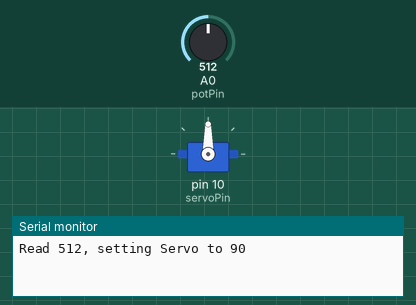
This sketch was run on a simulated Arduino Uno, built with avr-gcc and run on an emulated ATmega328P. Parts: servo, the last lines printed to the serial monitor. The inputs (shaded band) are chosen by the test bench; at power-on: A0 (potPin) = 512.

Above: at 1.2 s.
1.3 s: A0 (potPin) set to 716
At 2.5 s:
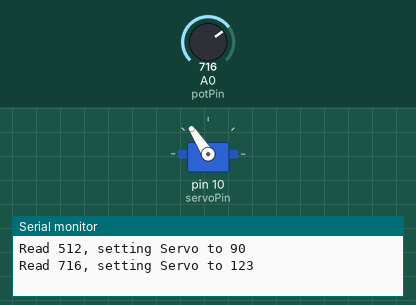
2.8 s: A0 (potPin) set to 900
At 3.7 s:
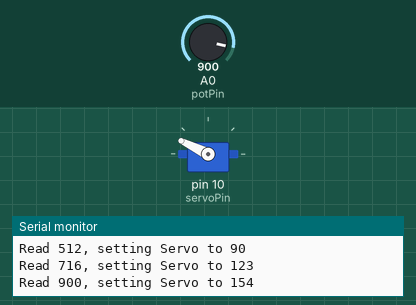
4.3 s: A0 (potPin) set to 1010
At 4.8 s:
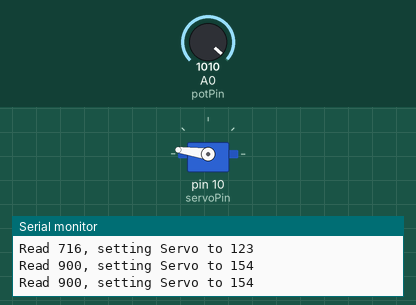
5.8 s: A0 (potPin) set to 306
At 7.0 s:
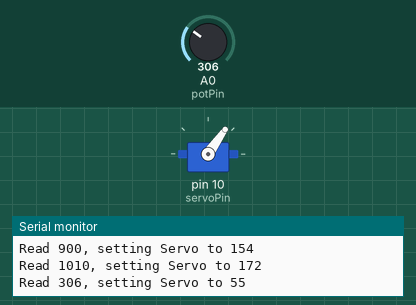
7.3 s: A0 (potPin) set to 122
At 8.3 s:
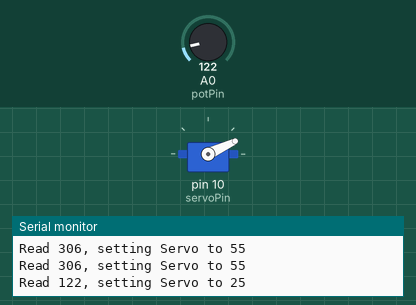
8.8 s: A0 (potPin) set to 0
At 9.4 s:
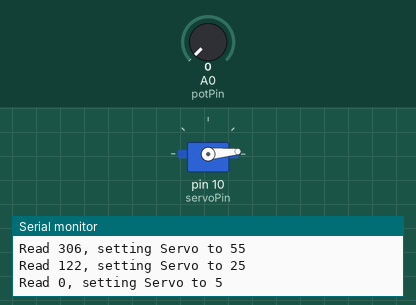
Timing chart, 0 to 11.3 s (numbered marks = the images above; inputs shaded):
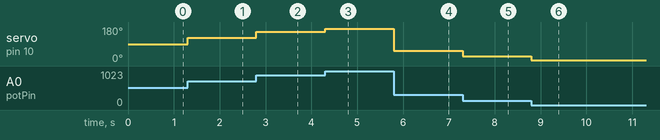

Measured:
- after the input at 1.3 s, servo on pin 10 (servoPin): 90° → 123° at once
- after the input at 2.8 s, servo on pin 10 (servoPin): 123° → 154° at once
- after the input at 4.3 s, servo on pin 10 (servoPin): 154° → 172° at once
- after the input at 5.8 s, servo on pin 10 (servoPin): 172° → 55° at once
- after the input at 7.3 s, servo on pin 10 (servoPin): 55° → 25° at once
- after the input at 8.8 s, servo on pin 10 (servoPin): 25° → 5° at once

The sketch:

6-Servo.ino
```cpp
#include <Servo.h> // Include the library through Servo.h

const int servoPin = 10;
const int potPin = A0;

// Declare a Servo object from the library
Servo myServo;

void setup(){
	// Servo must be initialized through attach
	myServo.attach(servoPin);

	// Begin the serial communication
	Serial.begin(9600);
}

void loop(){
	int potVal = analogRead(potPin);
	int servoPos = map(potVal, 0, 1023, 5, 175); // Map the potentiometer value to safe servo position

	// Write the position to the servo (~0-180 deg)
	myServo.write(servoPos);

	// Declare and initialize a static (keeps value between loops) prevTime
	// to keep time without delay
	static unsigned long prevTime = 0;

	// Use the millis function to trigger when prevTime is elapsed by 1000ms
	if((millis() - prevTime) >= 1000){
		prevTime = millis(); // update prevTime
		// Show on Serial in pretty text
		Serial.println("Read " + String(potVal) + ", setting Servo to " + String(servoPos));
	}
}
```
